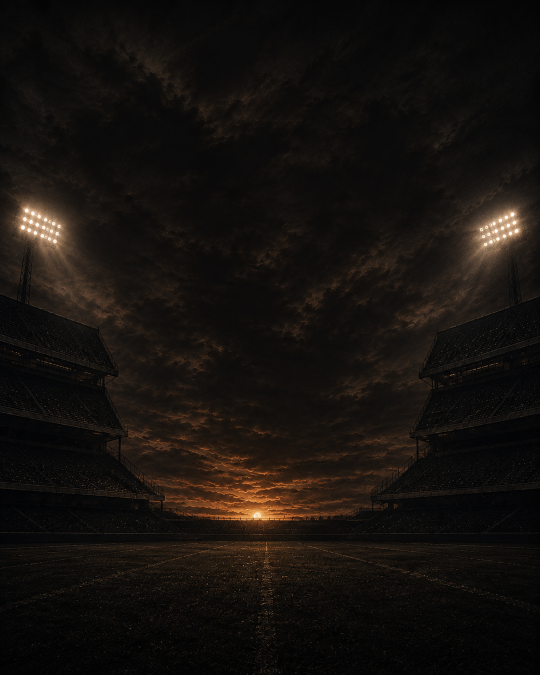
#> input picture post/sfondo.png, 1080 x 1350 px, found by its file name (shown at 1/2 size)
$ python grafici_post.py
#> lines starting #> are read from the running program, lines starting #| are printed output that depends on the picture
"""Grafici per i post Instagram. 1080x1350, dati veri, sfondo fisso.
Uso: python kit/grafici_post.py
Lo sfondo e le immagini prodotte stanno nella cartella iCloud dei post."""
import percorsi
import os
import numpy as np
import pandas as pd
import matplotlib
matplotlib.use("Agg")
import matplotlib.pyplot as plt
from PIL import Image

POST = os.path.expanduser("~/Desktop/Bolle test/files/nflkit/post/immagini")
SFONDO = os.path.join(POST, "sfondo.png")
W, H = 1080, 1350
VELO = 0.46          # quanto scurire lo sfondo: 0 = originale, 1 = nero
AMBRA, GRIGIO, BIANCO, FIOCO, ASSE = "#F5A623", "#9A9A9A", "#F5F5F5", "#7A7A7A", "#3A3A3A"

if not os.path.exists(SFONDO):
    raise SystemExit(f"manca lo sfondo: {SFONDO}")
FONDO = Image.blend(Image.open(SFONDO).convert("RGB").resize((W, H)),
                    Image.new("RGB", (W, H), (0, 0, 0)), VELO)
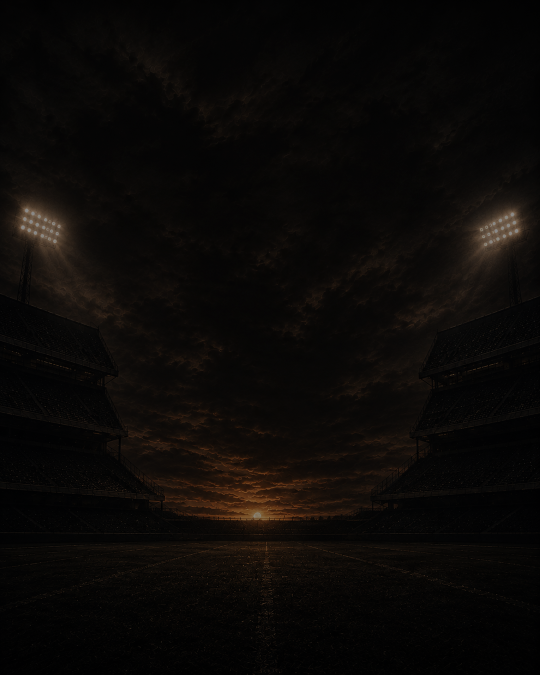
#> FONDO: PIL image 1080x1350 RGB (shown at 1/2 size); mean R, G, B 11.2, 8.9, 7.1

def nuova(titolo, sotto, piede):
    fig = plt.figure(figsize=(W / 100, H / 100), dpi=100)
    fig.patch.set_alpha(0)
    dim = 46
    t = fig.text(0.085, 0.925, titolo, color=BIANCO, fontsize=dim, fontweight="bold", va="top")
    fig.canvas.draw()
    while dim > 26 and t.get_window_extent(fig.canvas.get_renderer()).width / W > 0.845:
        dim -= 2
        t.set_fontsize(dim)
        fig.canvas.draw()
    fig.text(0.085, 0.868, sotto, color=FIOCO, fontsize=18, va="top")
    fig.text(0.085, 0.150, piede, color=FIOCO, fontsize=19, va="top")
    fig.text(0.5, 0.055, "@keynumbersnfl", color=GRIGIO, fontsize=22, ha="center")
    return fig

def pulisci(ax, basso=True):
    ax.patch.set_alpha(0)
    for s in ("top", "right", "left", "bottom"):
        ax.spines[s].set_visible(False)
    if basso:
        ax.spines["bottom"].set_visible(True)
        ax.spines["bottom"].set_color(ASSE)
        ax.spines["bottom"].set_linewidth(2)
    ax.tick_params(colors=FIOCO, length=0, pad=12, labelsize=20)
    ax.set_yticks([])

def salva(fig, nome):
    t = os.path.join(POST, "_strato.png")
    fig.savefig(t, transparent=True)
    plt.close(fig)
    base = FONDO.convert("RGBA")
    base.alpha_composite(Image.open(t).convert("RGBA"))
    base.convert("RGB").save(os.path.join(POST, nome), quality=95)
    os.remove(t)
    print("  ", nome)

#> (the run stopped early here; a loop or call above may not have finished)

$ run again, with post/post_07_casa.png copied over post/sfondo.png
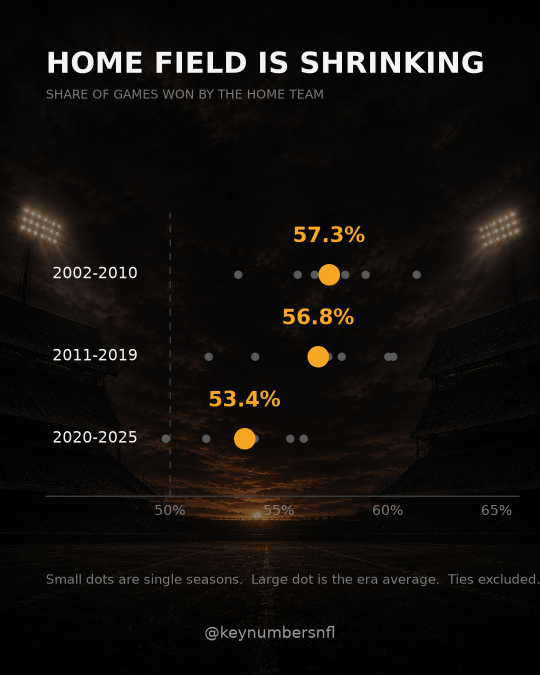
#> input picture post/post_07_casa.png, 1080 x 1350 px, found by its file name (shown at 1/2 size)
#> `FONDO = Image.blend(Image.open(SFONDO).convert("RGB").resize((W, H)), ..`:
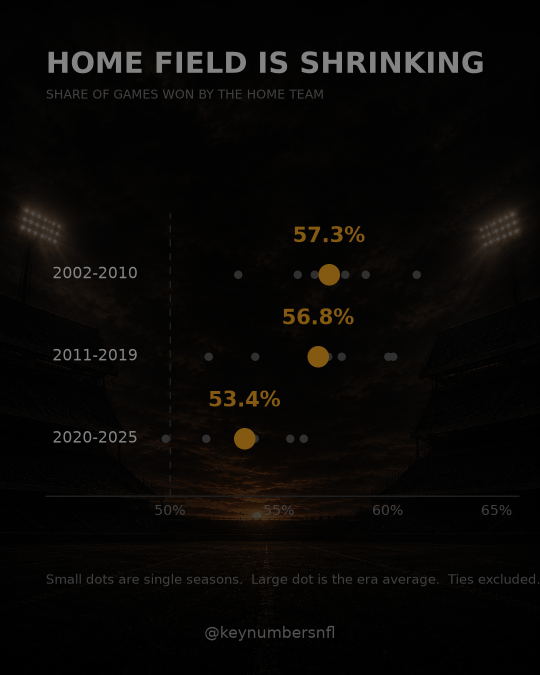
#> FONDO: PIL image 1080x1350 RGB (shown at 1/2 size); mean R, G, B 8.9, 7.4, 6

$ run again, with post/post_08_strette.png copied over post/sfondo.png
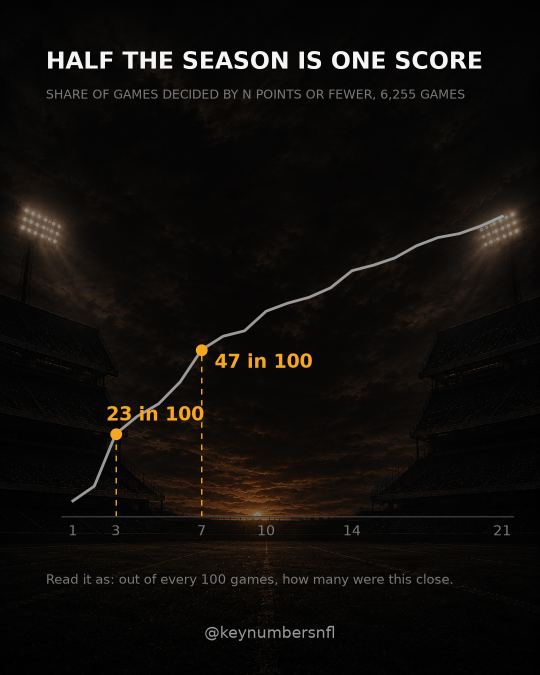
#> input picture post/post_08_strette.png, 1080 x 1350 px, found by its file name (shown at 1/2 size)
#> `FONDO = Image.blend(Image.open(SFONDO).convert("RGB").resize((W, H)), ..`:
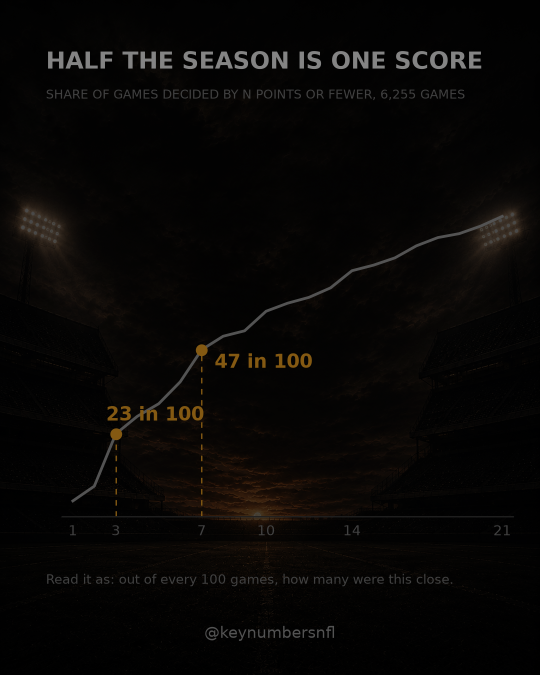
#> FONDO: PIL image 1080x1350 RGB (shown at 1/2 size); mean R, G, B 8.1, 6.6, 5.4
